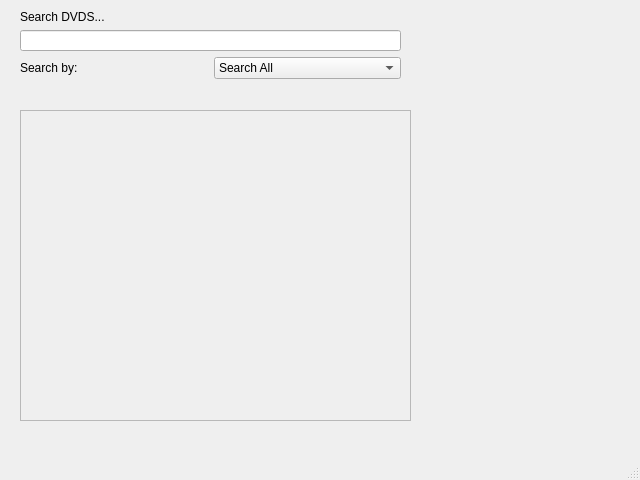
<?xml version="1.0" encoding="UTF-8"?>
<ui version="4.0">
 <class>view_inventory</class>
 <widget class="QMainWindow" name="view_inventory">
  <property name="geometry">
   <rect>
    <x>0</x>
    <y>0</y>
    <width>640</width>
    <height>480</height>
   </rect>
  </property>
  <property name="windowTitle">
   <string>MainWindow</string>
  </property>
  <widget class="QWidget" name="centralwidget">
   <widget class="QWidget" name="verticalLayoutWidget">
    <property name="geometry">
     <rect>
      <x>20</x>
      <y>10</y>
      <width>381</width>
      <height>69</height>
     </rect>
    </property>
    <layout class="QVBoxLayout" name="verticalLayout">
     <item>
      <widget class="QLabel" name="label">
       <property name="text">
        <string>Search DVDS...</string>
       </property>
      </widget>
     </item>
     <item>
      <widget class="QLineEdit" name="lineEdit"/>
     </item>
     <item>
      <layout class="QHBoxLayout" name="horizontalLayout">
       <item>
        <widget class="QLabel" name="label_2">
         <property name="text">
          <string>Search by:</string>
         </property>
        </widget>
       </item>
       <item>
        <widget class="QComboBox" name="comboBox">
         <item>
          <property name="text">
           <string>Search All</string>
          </property>
         </item>
         <item>
          <property name="text">
           <string>Title</string>
          </property>
         </item>
         <item>
          <property name="text">
           <string>Actor</string>
          </property>
         </item>
         <item>
          <property name="text">
           <string>Director</string>
          </property>
         </item>
         <item>
          <property name="text">
           <string>Genre</string>
          </property>
         </item>
         <item>
          <property name="text">
           <string>Rating</string>
          </property>
         </item>
        </widget>
       </item>
      </layout>
     </item>
    </layout>
   </widget>
   <widget class="QScrollArea" name="scrollArea">
    <property name="geometry">
     <rect>
      <x>20</x>
      <y>110</y>
      <width>391</width>
      <height>311</height>
     </rect>
    </property>
    <property name="widgetResizable">
     <bool>true</bool>
    </property>
    <widget class="QWidget" name="scrollAreaWidgetContents">
     <property name="geometry">
      <rect>
       <x>0</x>
       <y>0</y>
       <width>389</width>
       <height>309</height>
      </rect>
     </property>
    </widget>
   </widget>
  </widget>
  <widget class="QMenuBar" name="menubar">
   <property name="geometry">
    <rect>
     <x>0</x>
     <y>0</y>
     <width>640</width>
     <height>21</height>
    </rect>
   </property>
  </widget>
  <widget class="QStatusBar" name="statusbar"/>
 </widget>
 <resources/>
 <connections/>
</ui>
